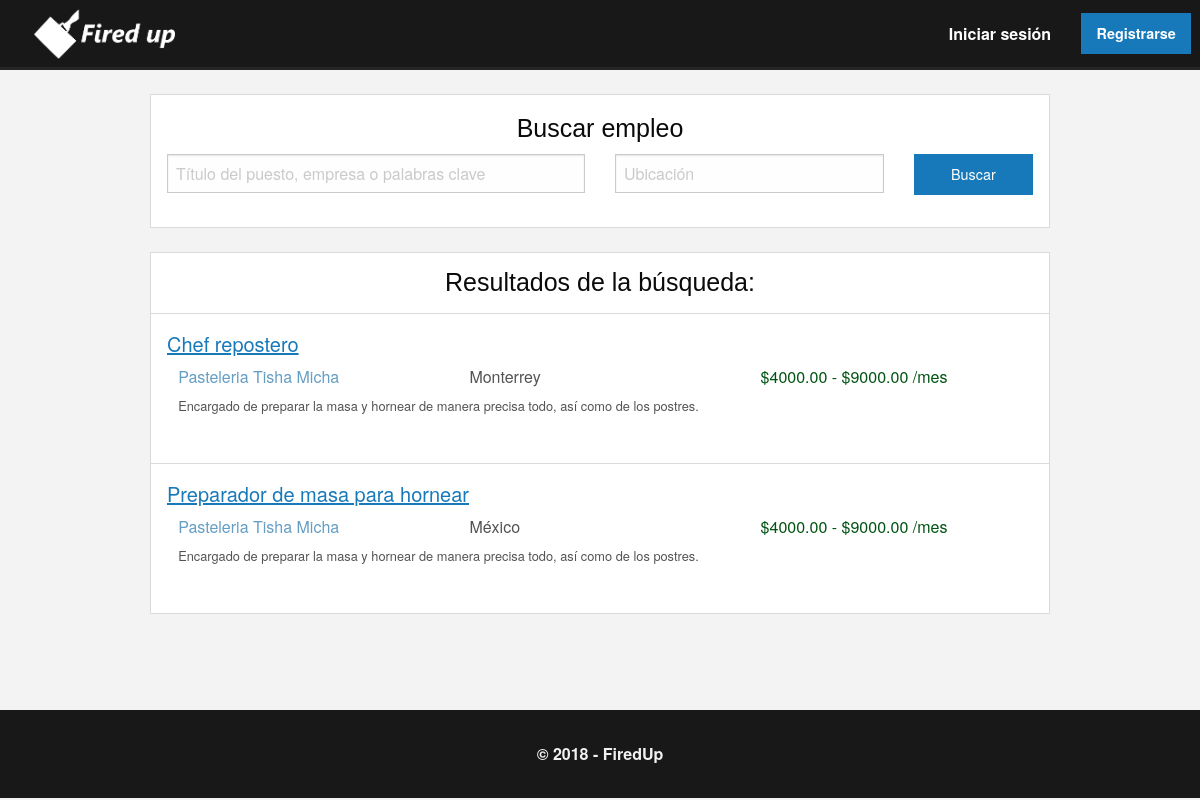
The page /buscar/ on the database its author committed.
### main/models.py (models this page shows, shortened)
class Vacante(models.Model):
    tipo = models.ForeignKey(Tipo, on_delete=models.CASCADE)
    empresa = models.ForeignKey(Empresa, on_delete=models.CASCADE, default=0)
    ubicacion = models.ForeignKey(Ubicacion, on_delete=models.CASCADE)
    departamento = models.ForeignKey(Departamento, on_delete=models.CASCADE)
    remuneracion = models.ForeignKey(Remuneracion_Vacante, on_delete=models.CASCADE)
    frecuencia = models.ForeignKey(Frecuencia_Vacante, on_delete=models.CASCADE)
    edad = models.ForeignKey(Edad_Vacante, on_delete=models.CASCADE)
    puesto = models.CharField(max_length=40)
    descripcion = models.TextField(max_length=400)
    es_hombre = models.BooleanField()
    experiencia_minima = models.SmallIntegerField()
    informacion_adicional = models.TextField(max_length=640)
    created_at = models.DateTimeField(auto_now_add=True)
    updated_at = models.DateTimeField(auto_now=True)
    fecha_limite = models.DateTimeField()

class Empresa(models.Model):
    ubicacion = models.ForeignKey(Ubicacion, on_delete=models.CASCADE)
    tamaño = models.ForeignKey(Tamaño_Empresa, on_delete=models.CASCADE)
    nombre = models.CharField(max_length=50)
    correo_electronico = models.EmailField()
    contrasena = models.CharField(max_length=256)
    contacto = models.CharField(max_length=40)
    informacion = models.TextField(max_length=640)
    sitio_web = models.CharField(max_length=40)
    verificado = models.BooleanField()
    created_at = models.DateTimeField(auto_now_add=True)
    updated_at = models.DateTimeField(auto_now=True)

class Ubicacion(models.Model):
    nombre = models.CharField(max_length=60)
    direccion = models.CharField(max_length=80)
    lat = models.DecimalField(max_digits=10, decimal_places=6)
    lng = models.DecimalField(max_digits=10, decimal_places=6)
    tipo = models.CharField(max_length=30)

class Remuneracion_Vacante(models.Model):
    frecuencia = models.ForeignKey(Frecuencia_Remuneracion, on_delete=models.CASCADE)
    minimo = models.DecimalField(max_digits=14, decimal_places=2)
    maximo = models.DecimalField(max_digits=14, decimal_places=2)

class Frecuencia_Remuneracion(models.Model):
    frecuencia = models.CharField(max_length=10)
    def __str__(self):
        return self.frecuencia

### main/views.py (the view)
# urls.py: path('buscar/', views.buscar, name='buscar'),
def buscar(request):
    vacante_list = Vacante.objects.all()
    context = {
        'vacante_list': vacante_list,
    }
    return render(request, 'main/otro/buscar.html', context)

### main/templates/main/otro/buscar.html (shortened to what this page needs)
{% extends "main/main.html" %}
{% block content %}
    <div class="grid-x align-center align-middle">
        <div class="cell large-9 small-11 white-container align-center" style="padding:1em;">
            <h4>Buscar empleo</h4>
            <form class="grid-x grid-margin-x">
                <div class="cell large-6">
                    <input type="text" placeholder="Título del puesto, empresa o palabras clave">
                </div>
                <div class="cell large-4">
                    <input type="text" placeholder="Ubicación">
                </div>
                <div class="cell large-2">
                   <input type="submit" class="button expanded" value="Buscar">
                </div>
            </form>
        </div>
    </div>
    <br>
    <div class="grid-x align-center">
        <div class="cell large-9 small-11 white-container" style="padding:0">
            <h4 style="margin:0.5em;">Resultados de la búsqueda:</h4>
            {% for vacante in vacante_list %}
                <a href="/vacante/{{vacante.id}}">
                    <div class="vacante">
                        <h5 class="vacante-titulo" style="padding-left:-5px;">{{vacante.puesto}}</h5>
                        <div class="vacante-info">
                            <div class="grid-x grid-margin-x">
                                <div class="cell large-4 vacante-empresa">
                                    <h6>{{vacante.empresa.nombre}}</h6>
                                </div>
                                <div class="cell large-4">
                                    <h6>{{vacante.ubicacion.nombre}}</h6>
                                </div>
                                <div class="cell large-4 vacante-remuneracion">
                                    <h6>${{vacante.remuneracion.minimo}} - ${{vacante.remuneracion.maximo}} {{vacante.remuneracion.frecuencia}}</h6>
                                </div>
                            </div>
                            <p class="vacante-descripcion">{{vacante.descripcion}}</p>
                        </div>
                    </div>
                </a>
            {% empty %}
                <div class="vacante-null">
                    <h4>No se encontró ninguna vacante.</h4>
                </div>
            {% endfor %}
        </div>
    </div>
    <br><br><br>
{% endblock %}

### main/static/main/css/web.css (style rules this page uses)
body { background-color: rgb(243, 243, 243); }
.white-container { background-color: #ffffff; border: 1px solid #dadada; padding: 3em 1.5em; max-width: 1400px; }
h1, h2, h3, h4 { text-align: center; font-family: "Lucida Sans Unicode", "Lucida Grande", sans-serif; }
.vacante { border-top: 1px solid #dadada; min-height: 150px; box-sizing: border-box; padding: 1em; color: rgb(83, 83, 83); }
.vacante-info { padding: 0 0.7em; }
.vacante-remuneracion { color: #015313; }
.vacante-titulo { color: #1779ba; text-decoration: underline; }
.vacante-empresa { color: #659ec4; }
.vacante-descripcion { font-size: 0.8em; text-align: justify; }

### rows shown on the page
Vacante: puesto "Chef repostero", empresa.nombre "Pasteleria Tisha Micha", ubicacion.nombre "Monterrey", remuneracion.minimo "4000.00", remuneracion.maximo "9000.00", remuneracion.frecuencia "/mes", descripcion "Encargado de preparar la masa y hornear de manera precisa todo, así como de los postres."
Vacante: puesto "Preparador de masa para hornear", empresa.nombre "Pasteleria Tisha Micha", ubicacion.nombre "México", remuneracion.minimo "4000.00", remuneracion.maximo "9000.00", remuneracion.frecuencia "/mes", descripcion "Encargado de preparar la masa y hornear de manera precisa todo, así como de los postres."
